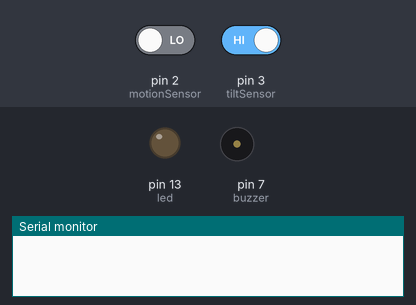
A sketch run on a simulated Arduino Uno, built with avr-gcc and run on an emulated ATmega328P. Parts: output pins drawn as LEDs (lit = HIGH), buzzer (waves = sounding, pin HIGH), the last lines printed to the serial monitor. Inputs (shaded band) come from the test bench; at power-on: pin 2 (motionSensor) LOW, pin 3 (tiltSensor) HIGH.

Above: at 1.2 s.
1.3 s: pin 2 (motionSensor) driven HIGH
At 2.5 s:
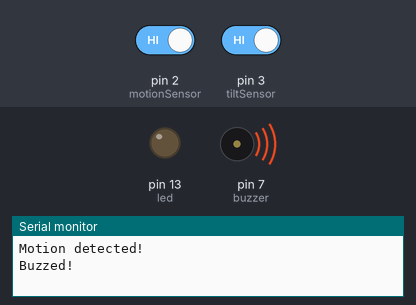
2.8 s: pin 3 (tiltSensor) driven LOW
At 3.7 s:
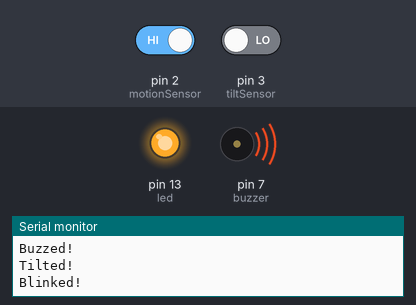
4.3 s: pin 2 (motionSensor) driven LOW
At 4.9 s:
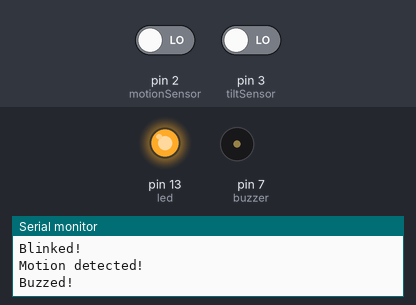
5.8 s: pin 3 (tiltSensor) driven HIGH
At 7.2 s:
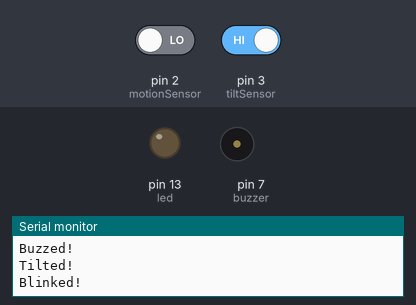
Timing chart, 0 to 8.3 s (numbered marks = the images above; inputs shaded):
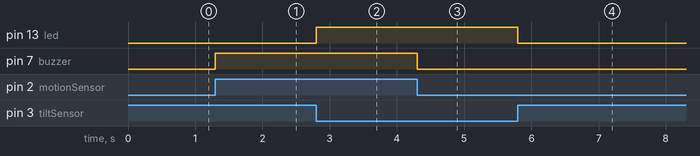

The sketch:

Task1.3C.ino
```cpp
const int motionSensor = 2;              // the pin that the sensor is atteched to
const int buzzer = 7;
const int tiltSensor = 3;
int led = 13;

uint8_t motionState = LOW;
uint8_t tiltState = LOW;


void setup() {

  pinMode(buzzer, OUTPUT);
  pinMode(led,OUTPUT);
  pinMode(tiltSensor, INPUT_PULLUP);
  pinMode(motionSensor, INPUT);    // initialize sensor as an input

  Serial.begin(9600);        // initialize serial

  attachInterrupt(digitalPinToInterrupt(motionSensor), motion, HIGH);
  attachInterrupt(digitalPinToInterrupt(tiltSensor), tilt, HIGH);

}

void loop(){

  delay(200);

}

void motion(){
  motionState = !motionState;
  Serial.println("Motion detected!");
  digitalWrite(buzzer, motionState);
  Serial.println("Buzzed!");

}

void tilt(){
  tiltState = !tiltState;
  Serial.println("Tilted!");
  digitalWrite(led, tiltState);
  Serial.println("Blinked!");

}
```

Measured:
- after the input at 1.3 s, pin 7 (buzzer): LOW → HIGH at once
- after the input at 2.8 s, pin 13 (led): LOW → HIGH at once
- after the input at 4.3 s, pin 7 (buzzer): HIGH → LOW at once
- after the input at 5.8 s, pin 13 (led): HIGH → LOW at once
